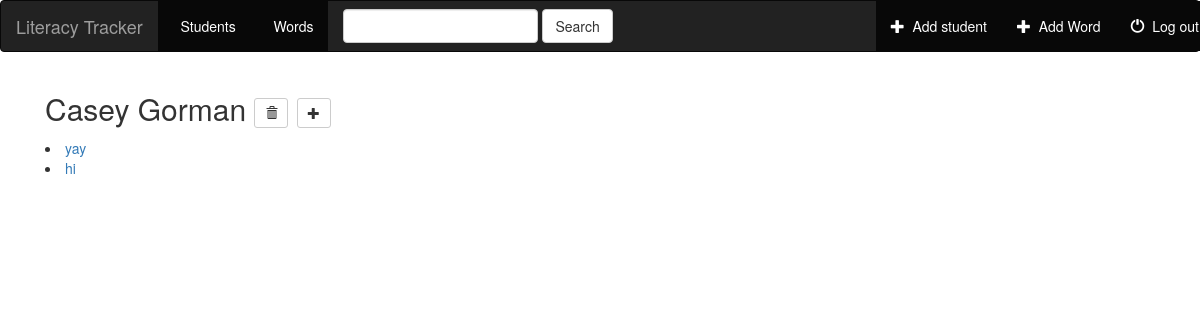
Screenshot of /students/student/10/ (signed in) with the database file from the repository.
### students/models.py (models this page shows, shortened)
class Student(models.Model):
    user = models.ForeignKey('auth.User')
    first_name = models.CharField(max_length=250, default="", blank=True)
    last_name = models.CharField(max_length=250, default="", blank=True)
    grade = models.CharField(max_length=5, default="", blank=True)
    words = models.ManyToManyField(Word, default="", blank=True)

class Word(models.Model):
    word = models.CharField(max_length=250, default= "", blank=True)
    user = models.ForeignKey('auth.User', default= "")

### students/views.py (the view)
# urls.py: url(r'student/(?P<pk>[0-9]+)/$', views.DetailView.as_view(), name='student_detail'),
class DetailView(generic.DetailView):
    model = Student
    template_name = "students/student_detail.html"

### students/templates/students/student_detail.html (shortened to what this page needs)
{% extends "base.html" %}
{% block body%}
<div class="students-container container-fluid">
          <h2> {{student.first_name}} {{student.last_name}}
          <form action="{% url 'students:student-delete' student.id %}" method="post" style="display: inline;">
            <button type="submit" onclick="return confirm('Are you sure you want to delete this?')" class="btn btn-default btn-sm">
              <span class="glyphicon glyphicon-trash"></span>
            </button>
          </form>
          <form action="{% url 'students:form' student.pk %}" method="post" style="display: inline;">
            <button type="submit"  class="btn btn-default btn-sm">
              <span class="glyphicon glyphicon-plus"></span>
            </button>
          </form>
          </h2>
{% for word in student.words.all %}
<li><a href="{% url 'students:word_detail' word.id %}">{{word.word}}</a></li>
{% endfor %}
{% endblock %}

### rows the page displays
Student: first_name "Casey", last_name "Gorman"
Word: word "yay"
Word: word "hi"
